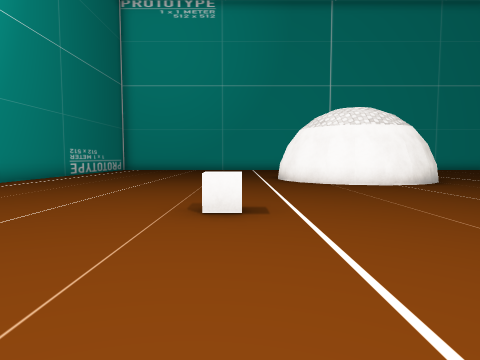
View 1 (above)

21 first-person views from a walk through a 3-D level made in the Unity game engine. The camera is 1.4 m above the floor, tilts 4° down and sees 75° across. The floor is counted in squares, 2 m on a side. Each view is taken from the middle of a square. On the plan, view 1 faces up. The plan holds only what a view shows up to about 10 squares ahead; the rest is blank. The place goes on beyond the plan. The player character is not drawn. Some surface patterns are stand-ins.

View 2
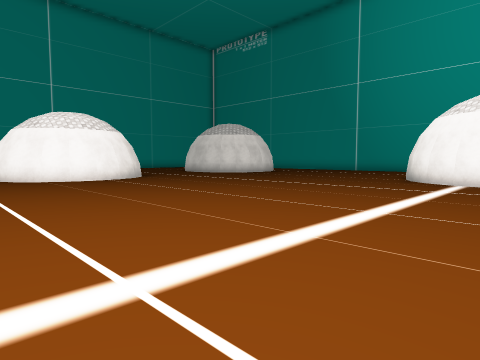

View 3
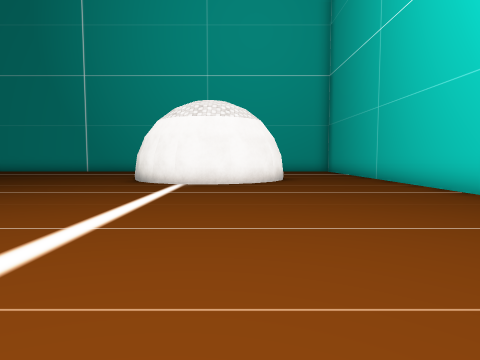

View 4
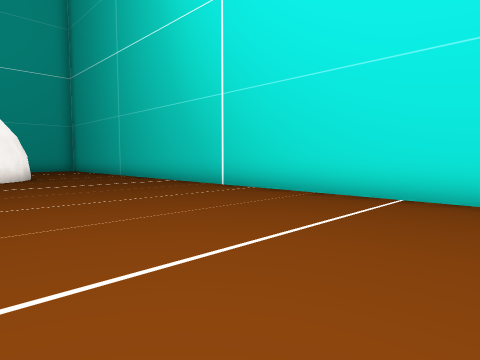

View 5
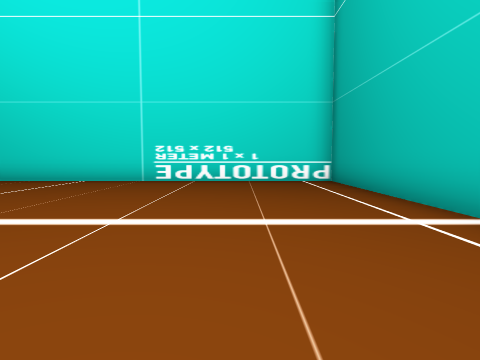

View 6
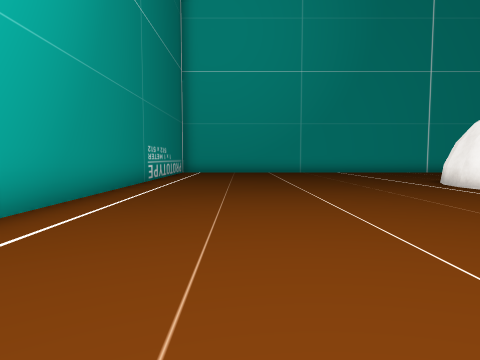

View 7
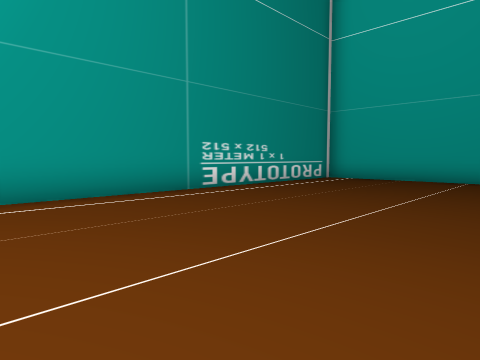

View 8
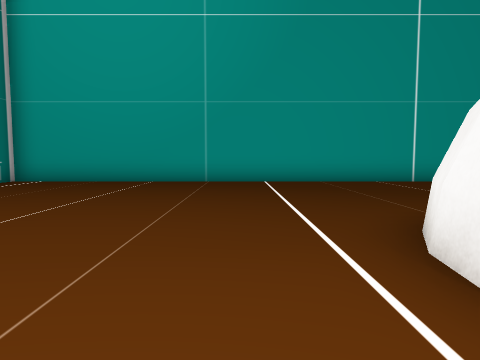

View 9
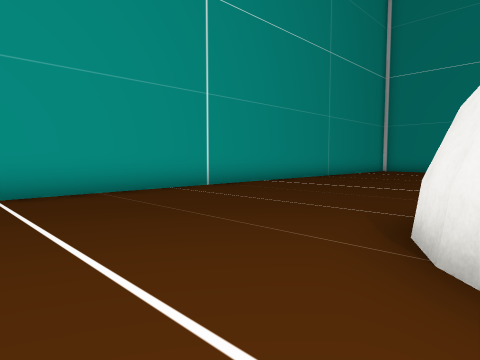

View 10
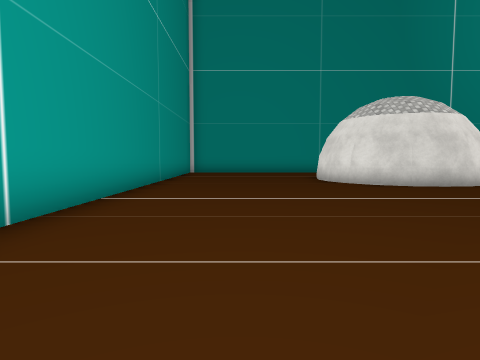

View 11
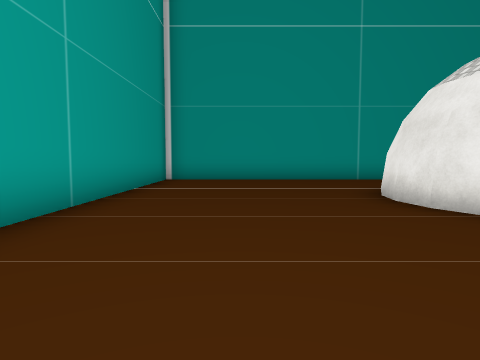

View 12
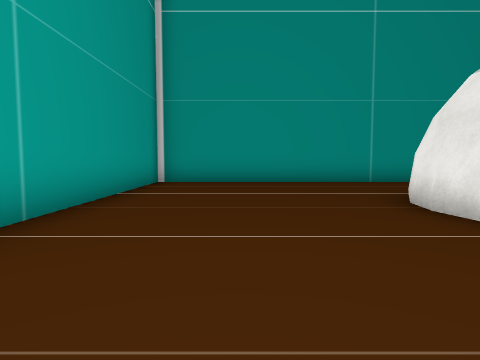

View 13
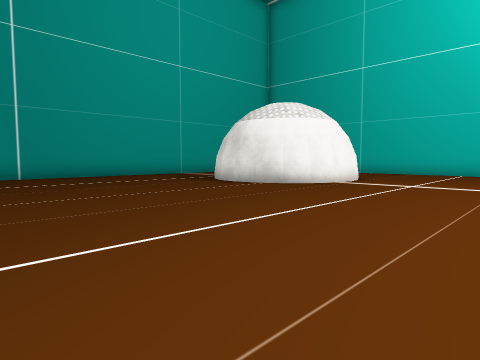

View 14
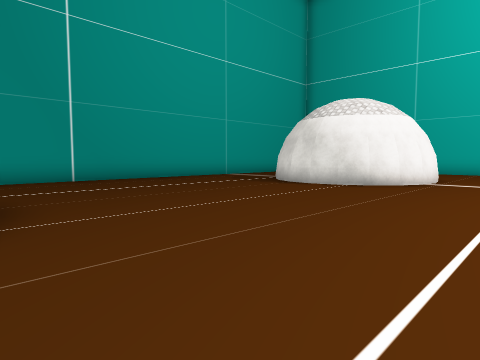

View 15
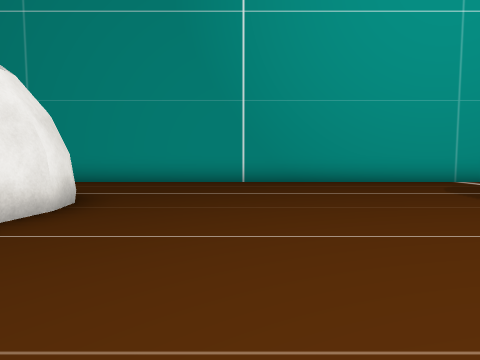

View 16
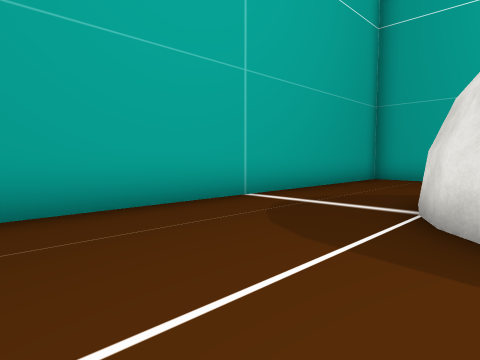

View 17
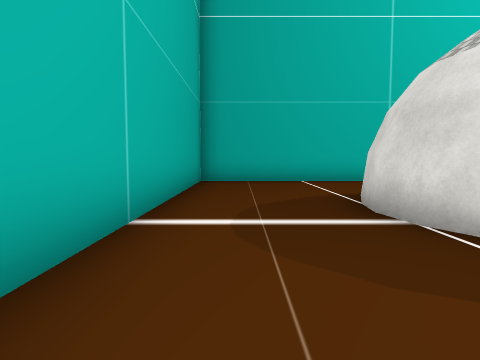

View 18
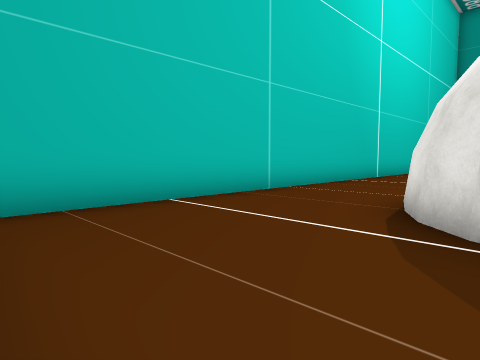

View 19
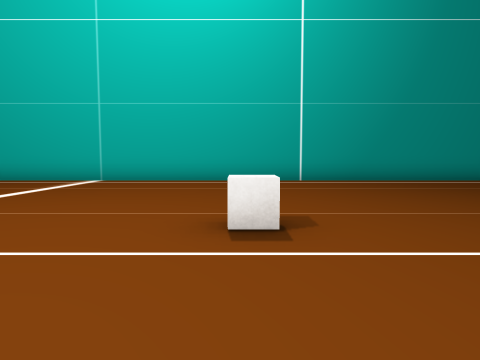

View 20
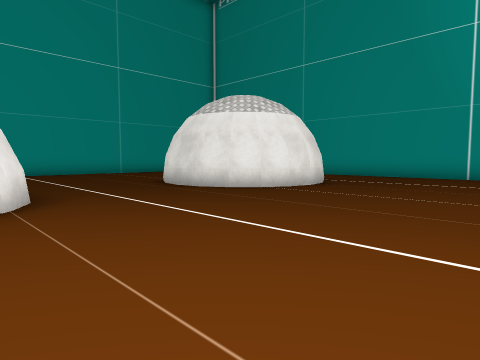

View 21
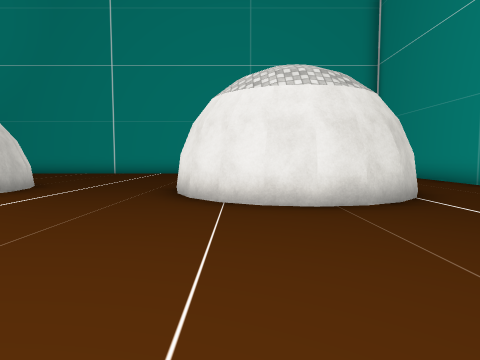

### Floor plan
Points are (right, up) in squares from view 1. A wall is a line through its corners. A room is listed if a view was taken in it or the views show most of it. See-through windows are left out.
Room 1 (views 1, 2, 3, 4, 5, 6, 7, 8, 9, 10, 11, 12, 13, 14, 15, 16, 17, 18, 19, 20, 21)
walls: (6.1, 9.8) (5.7, 9.1) (5.2, 8.5) (4.5, 8.2) (3.7, 8.1) (3.1, 8.2) (2.3, 8.5) (1.8, 9.1) (1.5, 9.7) (1.3, 10.5) (1.4, 11.2) (1.9, 12) (2.2, 12.4) (2.8, 12.7); (5.7, 11.9) (6.1, 11.3) (6.2, 10.4); (14.2, 9.6) (13.5, 8.9) (12.9, 8.6) (12.1, 8.5) (11.4, 8.6) (10.8, 8.9) (10, 9.6) (9.8, 10.1) (9.7, 10.9) (9.8, 11.7) (10.2, 12.4) (10.7, 12.9) (11.4, 13.3) (12.1, 13.4) (12.9, 13.3) (13.6, 12.9); (11.1, -3.4) (10.4, -3) (9.8, -2.4) (9.4, -1.7) (9.3, -1) (9.4, -0.2) (9.8, 0.4) (10.4, 1) (11, 1.3) (11.7, 1.4) (12.5, 1.3) (13.2, 0.9) (13.7, 0.4) (14.1, -0.3) (14.2, -0.9) (14.1, -1.9); (13.8, -2.4) (13.1, -3.1) (12.5, -3.4); (-6.8, 18.4) (-6.8, -6.6) (17.2, -6.6) (17.2, 18.4) (-6.8, 18.4)
objects: other object (0, 4)

Positions as (right, up) in squares from view 1, and headings:
1: (0, 0), facing up
2: (0, -2), facing up-right
3: (1, -2), facing right
4: (-1, -1), facing down-right
5: (-4, 3), facing down
6: (-4, 3), facing up
7: (-1, 8), facing up-left
8: (0, 9), facing up
9: (0, 12), facing up-right
10: (2, 16), facing right
11: (7, 16), facing right
12: (8, 16), facing right
13: (5, 8), facing down-right
14: (7, 9), facing down-right
15: (8, 6), facing right
16: (13, 4), facing down-right
17: (16, 3), facing down
18: (17, -2), facing down-left
19: (3, 4), facing left
20: (5, 4), facing up-right
21: (11, 4), facing up
